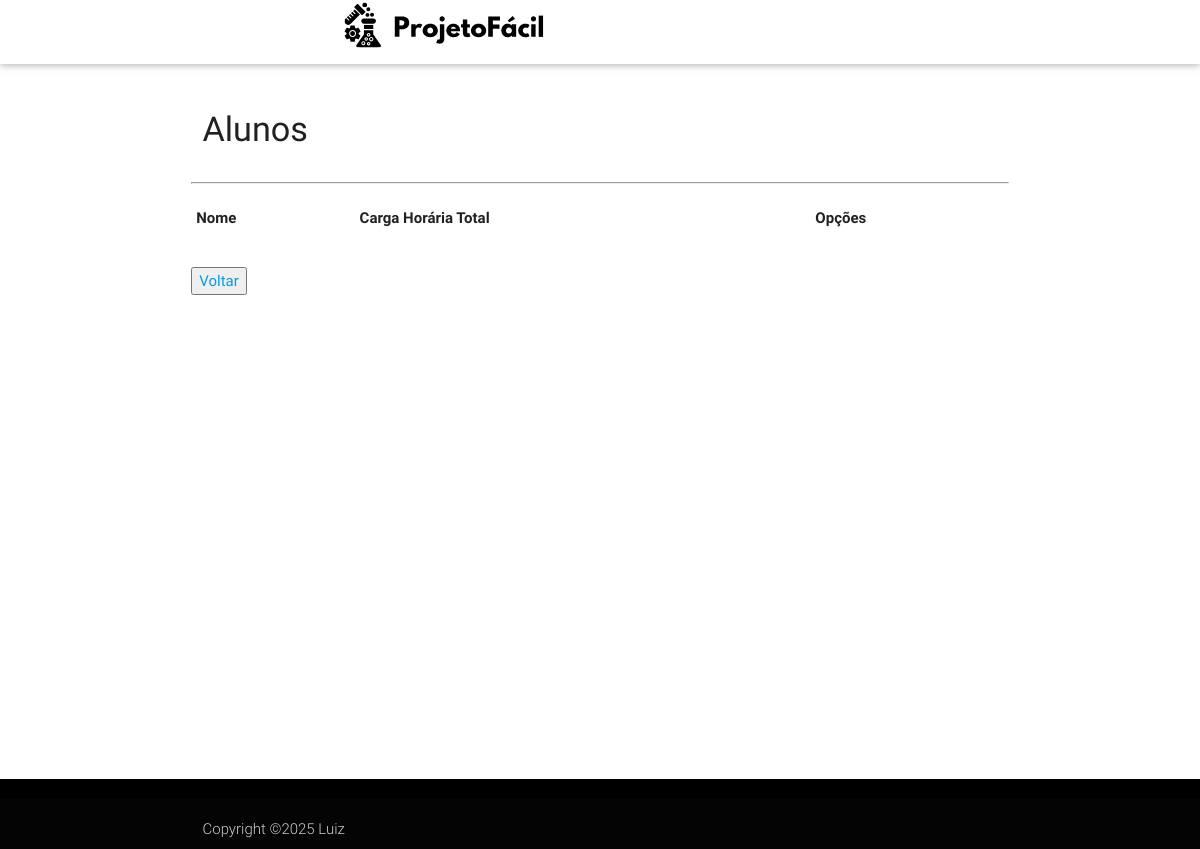
The page /Login/professor/certificadoAluno.php (signed in) on the database as committed earlier.
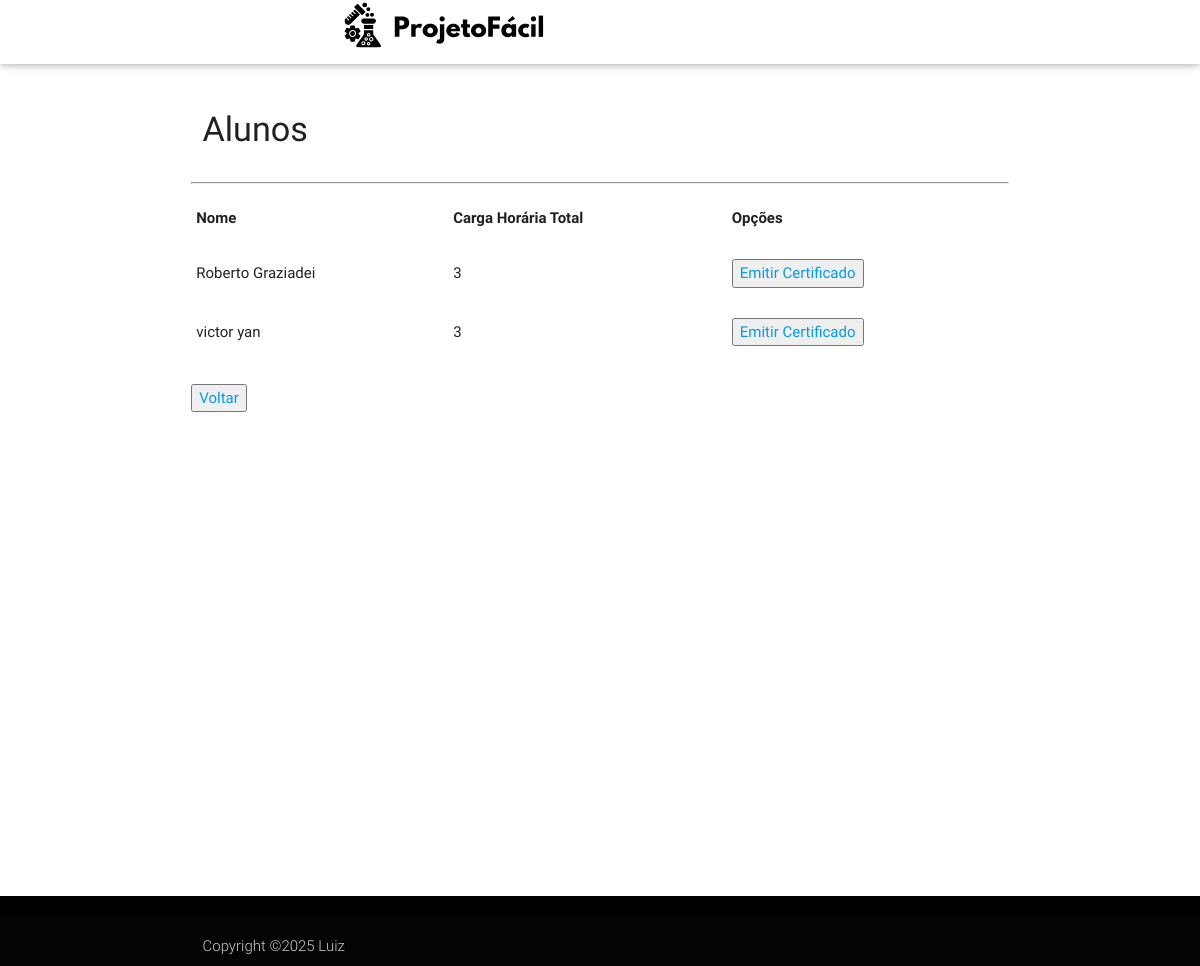
The same page on the database as committed later.
### tables this page shows
CREATE TABLE IF NOT EXISTS `usuario` (
  `id_usuario` int NOT NULL AUTO_INCREMENT,
  `nome` varchar(255) DEFAULT NULL,
  `email` varchar(255) DEFAULT NULL,
  `senha` varchar(255) DEFAULT NULL,
  `usuario_tipo` int NOT NULL,
  PRIMARY KEY (`id_usuario`)
);

### Crud/crud_usuario/listar.php (the view, shortened to what this page needs)
<?php
$conexao = conectar();
$sql = "SELECT
            usuario.id_usuario,
            usuario.nome AS nome_usuario,
            SUM(encontro.CH) AS CH
        FROM projeto projeto
        INNER JOIN usuario_projeto user_pro
            ON user_pro.fk_projeto_id_projeto = projeto.id_projeto
        INNER JOIN usuario usuario
            ON usuario.id_usuario = user_pro.fk_usuario_id_usuario
        INNER JOIN encontro encontro
            ON encontro.fk_id_projeto = projeto.id_projeto
        WHERE projeto.fk_projeto_id_professor = " . $_SESSION['usuario'][1] . "
        GROUP BY usuario.id_usuario, usuario.nome";
$resultado = mysqli_query($conexao, $sql);
echo '<table border=1>
<tr>
<th>Nome</th>
<th>Carga Horária Total</th>
<th>Opções</th>
</tr>';
while ($dados = mysqli_fetch_assoc($resultado)) {
    echo '<tr>';
    echo '<td>' . $dados['nome_usuario'] . '</td>';
    echo '<td>' . $dados['CH'] . '</td>';
    echo '<td><button><a href="../../certificado.php?id_usuario=' . $dados['id_usuario'] . '">Emitir Certificado</a></button></td>';
    echo '</tr>';
}
echo'<hr>';
echo '</table>' . "<br>";
echo '<button><a href="../../Crud/crud_encontro/listar.php">Voltar</a></button>';
?>

Rows that differ between the two databases and show on the page:
now on this page (row unchanged): usuario: nome "Roberto Graziadei", CH "3"
added usuario: nome "victor yan", CH "3"
